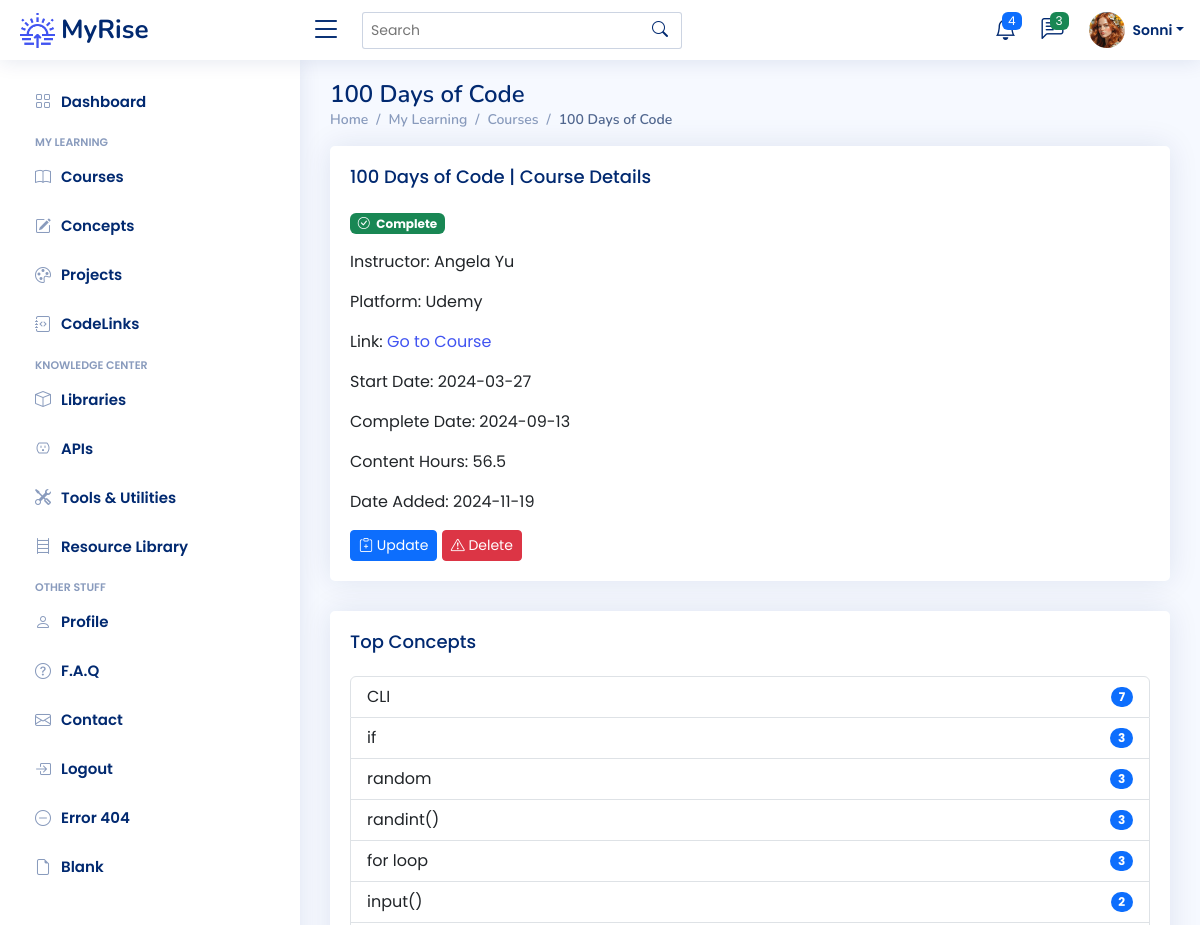
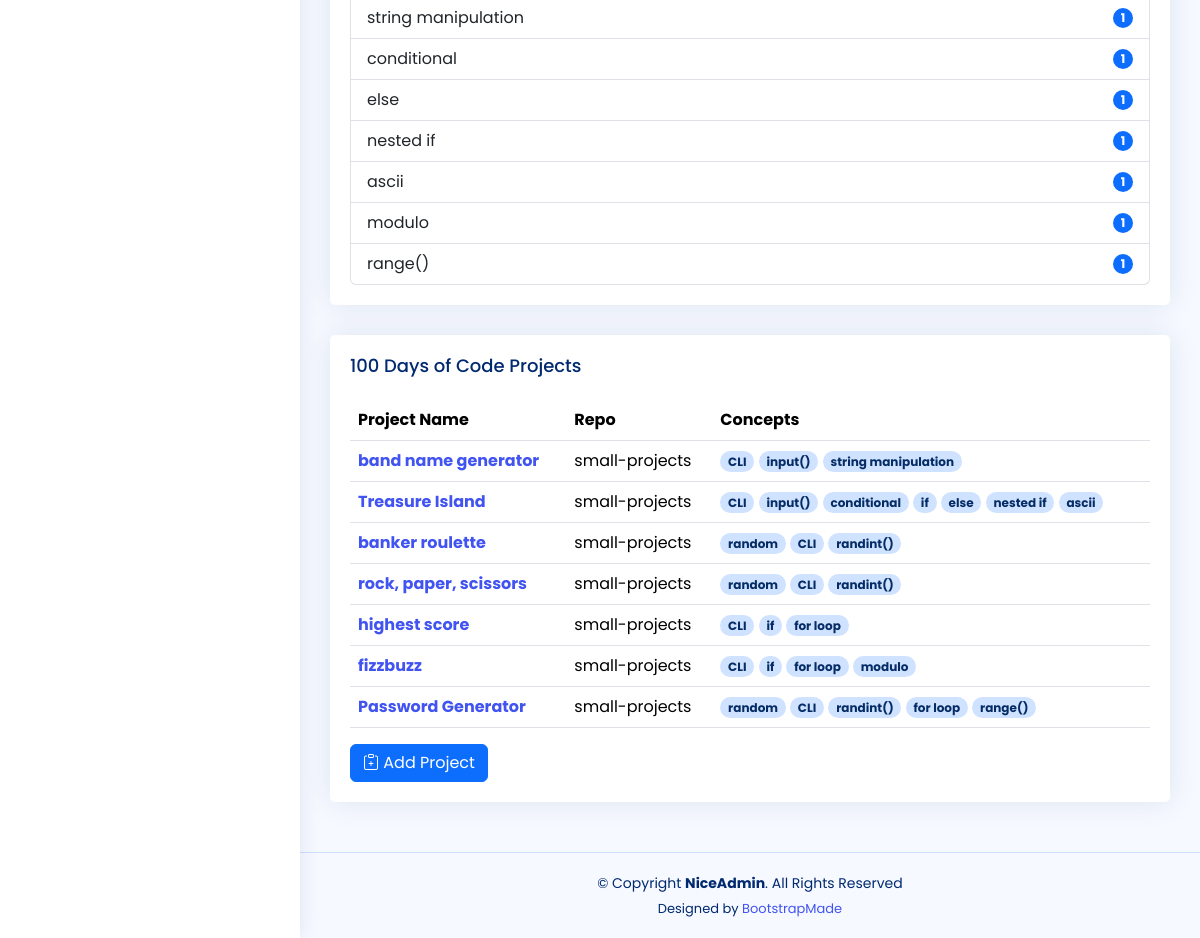
/courses/9 (signed in), run on the app's committed database (2 pictures, top to bottom).
### app/models.py (models this page shows)
class User(UserMixin, db.Model):
    __tablename__ = "users"
    id: Mapped[int] = mapped_column(Integer, primary_key=True)
    email: Mapped[str] = mapped_column(String(100), unique=True)
    password: Mapped[str] = mapped_column(String(250))
    name: Mapped[str] = mapped_column(String(1000))
    display_name: Mapped[str] = mapped_column(String(1000))
    last_called_repos: Mapped[Optional[datetime.datetime]] = mapped_column(DateTime())
    latest_etag_repos: Mapped[str] = mapped_column(String(250), nullable=True)
    projects: Mapped[List["Project"]] = relationship(back_populates="user")
    events: Mapped[List["Event"]] = relationship(back_populates="user")
    courses: Mapped[List["Course"]] = relationship(back_populates="user")
    libraries: Mapped[List["Library"]] = relationship(back_populates="user")
    apis: Mapped[List["API"]] = relationship(back_populates="user")
    tools: Mapped[List["Tool"]] = relationship(back_populates="user")
    resources: Mapped[List["Resource"]] = relationship(back_populates="user")
    repos: Mapped[List["Repository"]] = relationship(back_populates="user")
    codelinks: Mapped[List["CodeLink"]] = relationship(back_populates="user")
    concepts: Mapped[List["Concept"]] = relationship('Concept', secondary=user_concept, backref='user')

class Course(db.Model):
    __tablename__ = "courses"
    id: Mapped[int] = mapped_column(Integer, primary_key=True)
    name: Mapped[str] = mapped_column(String(100), unique=True)
    platform: Mapped[str] = mapped_column(String(100))
    url: Mapped[str] = mapped_column(String(250), nullable=True)
    instructor: Mapped[str] = mapped_column(String(100))
    start: Mapped[datetime.date] = mapped_column(Date, nullable=True)
    complete: Mapped[datetime.date] = mapped_column(Date, nullable=True)
    content_hours: Mapped[float] = mapped_column(nullable=True)
    has_cert: Mapped[bool] = mapped_column(Boolean)
    date_added: Mapped[datetime.date] = mapped_column(Date, nullable=False)
    status: Mapped[str] = mapped_column(String(100), nullable=True)
    projects: Mapped[List["Project"]] = relationship(back_populates="course")
    user_id: Mapped[int] = mapped_column(Integer, ForeignKey(User.id), index=True)
    user: Mapped["User"] = relationship(back_populates="courses")

class Concept(db.Model):
    __tablename__ = "concepts"
    id: Mapped[int] = mapped_column(Integer, primary_key=True)
    concept_term: Mapped[str] = mapped_column(String(50), nullable=False)
    category: Mapped[str] = mapped_column(String(100), nullable=True)
    description: Mapped[str] = mapped_column(Text, nullable=True)
    date_added: Mapped[datetime.date] = mapped_column(Date, nullable=False)

class Project(db.Model):
    __tablename__ = "projects"
    id: Mapped[int] = mapped_column(Integer, primary_key=True)
    name: Mapped[str] = mapped_column(String(100), nullable=False)
    description: Mapped[str] = mapped_column(Text, nullable=True)
    assignment_link: Mapped[str] = mapped_column(String(250), nullable=True)
    path: Mapped[str] = mapped_column(String(100), nullable=True)
    start: Mapped[datetime.date] = mapped_column(Date, nullable=True)
    last_updated: Mapped[datetime.date] = mapped_column(Date, nullable=True)
    path_etag: Mapped[str] = mapped_column(String(250), nullable=True)
    path_commits: Mapped[int] = mapped_column(Integer, nullable=True)
    repo_id: Mapped[int] = mapped_column(Integer, ForeignKey(Repository.id), index=True)
    repo: Mapped["Repository"] = relationship(back_populates="projects")
    concepts: Mapped[List["Concept"]] = relationship('Concept', secondary=project_concept, backref='projects')
    section: Mapped[str] = mapped_column(String(100))
    lecture: Mapped[str] = mapped_column(String(100))
    date_added: Mapped[datetime.date] = mapped_column(Date, nullable=False)
    course_id: Mapped[int] = mapped_column(Integer, ForeignKey(Course.id), index=True)
    course: Mapped["Course"] = relationship(back_populates="projects")
    codelinks: Mapped[List["CodeLink"]] = relationship(back_populates="project")
    user_id: Mapped[int] = mapped_column(Integer, ForeignKey(User.id), index=True)
    user: Mapped["User"] = relationship(back_populates="projects")

class Repository(db.Model):
    __tablename__ = "repos"
    id: Mapped[int] = mapped_column(Integer, primary_key=True)
    name: Mapped[str] = mapped_column(String(250), nullable=False)
    last_called_activity: Mapped[Optional[datetime.datetime]] = mapped_column(DateTime())
    latest_etag_activity: Mapped[str] = mapped_column(String(250), nullable=True)
    latest_sha: Mapped[str] = mapped_column(String(250), nullable=True)
    sha_timestamp: Mapped[Optional[datetime.datetime]] = mapped_column(DateTime())
    created_at: Mapped[Optional[datetime.datetime]] = mapped_column(DateTime())
    updated_at: Mapped[Optional[datetime.datetime]] = mapped_column(DateTime())
    pushed_at: Mapped[Optional[datetime.datetime]] = mapped_column(DateTime())
    commits_etag: Mapped[str] = mapped_column(String(250), nullable=True)
    commits_data: Mapped[Dict] = mapped_column(JSON, nullable=True)
    user_id: Mapped[int] = mapped_column(Integer, ForeignKey(User.id), index=True)
    user: Mapped["User"] = relationship(back_populates="repos")
    projects: Mapped[List["Project"]] = relationship(back_populates="repo")
    codelinks: Mapped[List["CodeLink"]] = relationship(back_populates="repo")
    events: Mapped[List["Event"]] = relationship(back_populates="repo")

### app/routes.py (the view)
@app.route('/courses/<int:num>')
@login_required
def course_detail(num):
    target_course = db.get_or_404(Course, num)
    all_projects = db.session.execute(db.select(Project).filter_by(course_id=num)).scalars().all()
    course_concepts = {}
    for proj in all_projects:
        for concept in proj.concepts:
            if concept.concept_term in course_concepts:
                course_concepts[concept.concept_term] += 1
            else:
                course_concepts[concept.concept_term] = 1
    sorted_concepts = dict(
        sorted(course_concepts.items(), key=lambda item: item[1], reverse=True))
    return render_template('course-detail.html',
                           course=target_course,
                           projects=all_projects,
                           top_concepts=sorted_concepts,
                           course_badge=course_statuses)

### app/templates/course-detail.html (shortened to what this page needs)
{% extends 'base.html' %}
{% from 'bootstrap5/form.html' import render_form %}
{% block content %}
	<main id="main" class="main">
    <div class="pagetitle">
      <h1>{{ course.name }}</h1>
      <nav>
        <ol class="breadcrumb">
          <li class="breadcrumb-item"><a href="index.html">Home</a></li>
          <li class="breadcrumb-item">My Learning</li>
          <li class="breadcrumb-item"><a href="{{ url_for('courses_page') }}">Courses</a> </li>
		  <li class="breadcrumb-item active">{{ course.name }}</li>
        </ol>
      </nav>
    </div>
		<div class="card">
            <div class="card-body">
              <h5 class="card-title">{{ course.name }} | Course Details</h5>
				{% if course.status %}
					<p><span class="badge {{ course_badge[course.status][1] }}"><i class="bi {{ course_badge[course.status][2] }} me-1"></i> {{ course_badge[course.status][0] }}</span></p>
				{% endif %}
					<p>Instructor: {{ course.instructor }}</p>
					<p>Platform: {{ course.platform }}</p>
					<p>Link: <a href="{{ course.url }}" target="_blank">Go to Course</a></p>
					<p>Start Date: {{ course.start }}</p>
					<p>Complete Date: {{ course.complete }}</p>
					<p>Content Hours: {{ course.content_hours }}</p>
					<p>Date Added: {{ course.date_added }}</p>
				<a href="{{ url_for('update_course', num=course.id) }}">
		  <button type="button" class="btn btn-primary btn-sm"><i class="bi bi-clipboard-plus"></i> Update</button>
			</a>
			<a href="{{ url_for('delete_course', num=course.id) }}">
		  <button type="button" class="btn btn-danger btn-sm"><i class="bi bi-exclamation-triangle"></i> Delete</button>
			</a>
				 </div>
		  </div>
	<div class="card">
            <div class="card-body">
              <h5 class="card-title">Top Concepts</h5>
              <ul class="list-group">
				  {% for concept, count in top_concepts.items() %}
				  <li class="list-group-item d-flex justify-content-between align-items-center">
					  {{ concept }}
                  <span class="badge bg-primary rounded-pill">{{ count }}</span>
                </li>
				  {% endfor %}
              </ul>
            </div>
          </div>
	 <div class="card">
		<div class="card-body">
		  <h5 class="card-title">{{ course.name }} Projects</h5>
		  {% include '_projects.html' %}
			<a href="{{ url_for('add_new_project', course_id=course.id) }}">
		  <button type="button" class="btn btn-primary"><i class="bi bi-clipboard-plus"></i> Add Project</button>
			</a>
		</div>
	 </div>
 	</main>
{% endblock %}

### app/templates/heading.html (shortened to what this page needs)
{% from 'bootstrap5/nav.html' import render_nav_item %}
{% from 'bootstrap5/form.html' import render_form %}
  <header id="header" class="header fixed-top d-flex align-items-center">
    <div class="d-flex align-items-center justify-content-between">
      <a href="{{ url_for('home') }}" class="logo d-flex align-items-center">
        <img src="{{ url_for('static', filename='img/logo.png') }}" alt="sun-rise">
        <span class="d-none d-lg-block">MyRise</span>
      </a>
      <i class="bi bi-list toggle-sidebar-btn"></i>
    </div>
    <div class="search-bar">
      <form class="search-form d-flex align-items-center" method="POST" action="#">
        <input type="text" name="query" placeholder="Search" title="Enter search keyword">
        <button type="submit" title="Search"><i class="bi bi-search"></i></button>
      </form>
    </div>
    <nav class="header-nav ms-auto">
      <ul class="d-flex align-items-center">
        <li class="nav-item dropdown">
          <a class="nav-link nav-icon" href="#" data-bs-toggle="dropdown">
            <i class="bi bi-bell"></i>
            <span class="badge bg-primary badge-number">4</span>
          </a>
        </li>
        <li class="nav-item dropdown">
          <a class="nav-link nav-icon" href="#" data-bs-toggle="dropdown">
            <i class="bi bi-chat-left-text"></i>
            <span class="badge bg-success badge-number">3</span>
          </a>
        </li>
        <li class="nav-item dropdown pe-3">
          <a class="nav-link nav-profile d-flex align-items-center pe-0" href="#" data-bs-toggle="dropdown">
            <img src="{{ url_for('static', filename='img/profile-img.png') }}" alt="Profile" class="rounded-circle">
            <span class="d-none d-md-block dropdown-toggle ps-2">{{ current_user.display_name }}</span>
          </a>
        </li>
      </ul>
    </nav>
  </header>
  <aside id="sidebar" class="sidebar">
    <ul class="sidebar-nav" id="sidebar-nav">
      <li class="nav-item">
        <a class="nav-link collapsed" href="{{ url_for('home') }}">
          <i class="bi bi-grid"></i>
          <span>Dashboard</span>
        </a>
      </li>
<li class="nav-heading">My Learning</li>
	  <li class="nav-item">
        <a class="nav-link collapsed" href="{{ url_for('courses_page') }}">
          <i class="bi bi-book"></i>
          <span>Courses</span>
        </a>
      </li>
	  <li class="nav-item">
        <a class="nav-link collapsed" href="{{ url_for('concepts_page') }}">
          <i class="bi bi-pencil-square"></i>
          <span>Concepts</span>
        </a>
      </li>
	  <li class="nav-item">
        <a class="nav-link collapsed" href="{{ url_for('projects_page') }}">
          <i class="bi bi-palette"></i>
          <span>Projects</span>
        </a>
      </li>
	  <li class="nav-item">
        <a class="nav-link collapsed" href="{{ url_for('codelinks_page') }}">
          <i class="bi bi-journal-code"></i>
          <span>CodeLinks</span>
        </a>
      </li>
<li class="nav-heading">Knowledge Center</li>
	  <li class="nav-item">
        <a class="nav-link collapsed" href="{{ url_for('libraries_page') }}">
          <i class="bi bi-box"></i>
          <span>Libraries</span>
        </a>
      </li>
	  <li class="nav-item">
        <a class="nav-link collapsed" href="{{ url_for('apis_page') }}">
          <i class="bi bi-outlet"></i>
          <span>APIs</span>
        </a>
      </li>
	  <li class="nav-item">
        <a class="nav-link collapsed" href="{{ url_for('tools_page') }}">
          <i class="bi bi-tools"></i>
          <span>Tools & Utilities</span>
        </a>
      </li>
	  <li class="nav-item">
        <a class="nav-link collapsed" href="{{ url_for('resources_page') }}">
          <i class="bi bi-bookshelf"></i>
          <span>Resource Library</span>
        </a>
      </li>
	<li class="nav-heading">Other Stuff</li>
      <li class="nav-item">
        <a class="nav-link collapsed" href="{{ url_for('profile') }}">
          <i class="bi bi-person"></i>
          <span>Profile</span>
        </a>
      </li>
      <li class="nav-item">
        <a class="nav-link collapsed" href="{{ url_for('faq') }}">
          <i class="bi bi-question-circle"></i>
          <span>F.A.Q</span>
        </a>
	  </li>
      <li class="nav-item">
        <a class="nav-link collapsed" href="{{ url_for('contact') }}">
          <i class="bi bi-envelope"></i>
          <span>Contact</span>
        </a>
      </li>
	{% if not current_user.is_authenticated %}
      <li class="nav-item">
        <a class="nav-link collapsed" href="{{ url_for('register') }}">
          <i class="bi bi-card-list"></i>
          <span>Register</span>
        </a>
      </li>
      <li class="nav-item">
        <a class="nav-link collapsed" href="{{ url_for('login') }}">
          <i class="bi bi-box-arrow-in-right"></i>
          <span>Login</span>
        </a>
      </li>
	{% else %}
		<li class="nav-item">
        <a class="nav-link collapsed" href="{{ url_for('logout') }}">
          <i class="bi bi-box-arrow-in-right"></i>
          <span>Logout</span>
        </a>
      </li>
	{% endif %}
      <li class="nav-item">
        <a class="nav-link collapsed" href="pages-error-404.html">
          <i class="bi bi-dash-circle"></i>
          <span>Error 404</span>
        </a>
      </li>
      <li class="nav-item">
        <a class="nav-link collapsed" href="pages-blank.html">
          <i class="bi bi-file-earmark"></i>
          <span>Blank</span>
        </a>
      </li>
    </ul>
  </aside>

### app/templates/_projects.html
<table class="table table-hover">
	<thead>
	<tr>
		<th scope="col">Project Name</th>
		<th scope="col">Repo</th>
		<th scope="col">Concepts</th>
	</tr>
	</thead>
	<tbody>
	{% for project in projects %}
	<tr>
		<th scope="row"><a href="{{ url_for('project_detail', num=project.id) }}">{{ project.name }}</a></th>
		<td>{{ project.repo.name }}</td>
		<td>{% for concept in project.concepts %} <a href="{{ url_for('concept_detail', num=concept.id) }}"> <span
				class="badge rounded-pill bg-primary-subtle text-primary-emphasis"> {{ concept.concept_term }} </span>
		</a>{% endfor %}
		</td>
	</tr>
	{% endfor %}
	</tbody>
</table>

### data on the page
User: display_name "Sonni"
Course: name "100 Days of Code", status "Complete", instructor "Angela Yu", platform "Udemy", start "2024-03-27", complete "2024-09-13", content_hours "56.5", date_added "2024-11-19"
Concept: concept_term "CLI", count "7"
Concept: concept_term "if", count "3"
Concept: concept_term "random", count "3"
Concept: concept_term "randint()", count "3"
Concept: concept_term "for loop", count "3"
Concept: concept_term "input()", count "2"
Concept: concept_term "string manipulation", count "1"
Concept: concept_term "conditional", count "1"
Concept: concept_term "else", count "1"
Concept: concept_term "nested if", count "1"
Concept: concept_term "ascii", count "1"
Concept: concept_term "modulo", count "1"
Concept: concept_term "range()", count "1"
Project: name "band name generator", repo.name "small-projects"
Project: name "Treasure Island", repo.name "small-projects"
Project: name "banker roulette", repo.name "small-projects"
Project: name "rock, paper, scissors", repo.name "small-projects"
Project: name "highest score", repo.name "small-projects"
Project: name "fizzbuzz", repo.name "small-projects"
Project: name "Password Generator", repo.name "small-projects"
